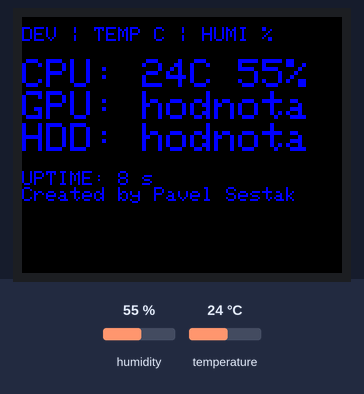
Bench run of a sketch on a simulated Arduino Uno, built with avr-gcc and run on an emulated ATmega328P. Parts: 160×128 colour display. Inputs (shaded band) come from the test bench; at power-on: humidity 55 %, temperature 24 °C. What the sketch prints to the serial monitor is not drawn.

Above: at 9.9 s.
10.0 s: humidity set to 22 %
At 14.7 s:
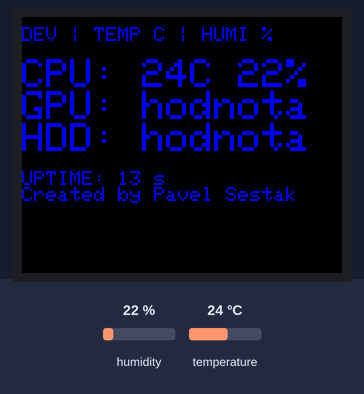
19.4 s: temperature set to 12 °C
At 25.1 s:
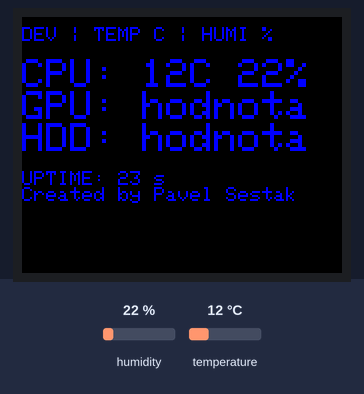
25.4 s: humidity set to 40 %
At 29.9 s:
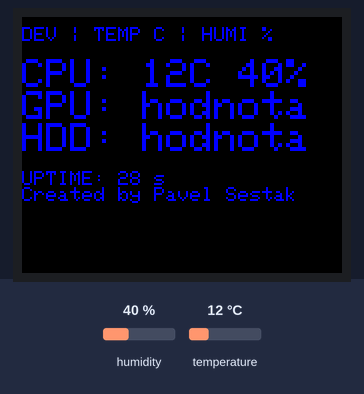
34.8 s: temperature set to 19 °C
At 40.3 s:
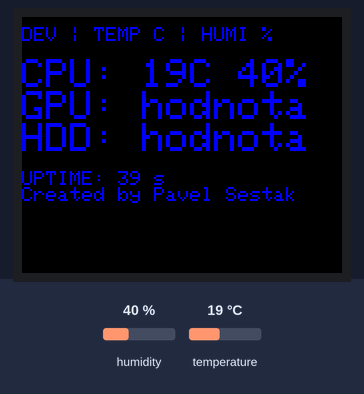
Timing chart, 0 to 41.8 s (numbered marks = the images above; inputs shaded):
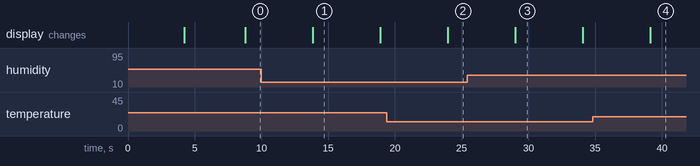

Measured:
- after the input at 19.4 s, the display: changes after 4.5 s (image 2)
- what the display in image 3 shows lasts 5.1 s, from 29.0 s to 34.1 s

The sketch:

TemperatureMonitor.ino
```cpp
/*
TODO.... add info about connectors and pins
1.8" TFT display

BLK => 3.3V
CS => D10
DC => D9
RST => D8
SDA => D11
SCL => D12
VDD => 5V
GND => GND
*/

#include <Adafruit_GFX.h>    // Core graphics library
#include <Adafruit_ST7735.h> // Hardware-specific library for ST7735
#include <Adafruit_ST7789.h> // Hardware-specific library for ST7789
#include <SPI.h>
#include <DHT.h> //Library for temperature sensor


/*DEFINE PIN FOR TFT DISPLAY*/
  #define TFT_CS         10
  #define TFT_RST        8
  #define TFT_DC         9


/*DEFINE PINS FOR DHT11*/
  #define DHTTYPE DHT11
  #define DHTPINCPU 7


 DHT dhtCPU(DHTPINCPU,DHTTYPE);
 Adafruit_ST7735 tft = Adafruit_ST7735(TFT_CS, TFT_DC, TFT_RST);

float p = 3.1415926;

void setup(void) {
  Serial.begin(9600);
  Serial.print(F("Hello! Arduino Stat meter of PC."));

  // Use this initializer if using a 1.8" TFT screen:
  tft.initR(INITR_BLACKTAB);      // Init ST7735S chip, black tab

  Serial.println(F("Initialized"));

  //Setting time
  uint16_t time = millis();
  tft.fillScreen(ST77XX_BLACK);
  time = millis() - time;

  /*
  Serial.println(time, DEC);
  delay(500);
*/

  /*INIT DHT */
  dhtCPU.begin();


  tft.setRotation(1); // rotating a display
  InitPrint();
  delay(4500);
}

void loop() {
  // tft print function!
   tftPrintHWinfo();
   delay(5000);

/*
  tft.invertDisplay(true);
  delay(500);
  tft.invertDisplay(false);
  delay(500);
*/
}

void InitPrint()
{
  tft.setTextWrap(true);
  tft.fillScreen(ST77XX_BLACK);
  tft.setCursor(0,5);

  tft.setTextColor(ST77XX_BLUE);
  tft.setTextSize(2);
  tft.println("HW INFO\nCPU\nGPU\nHDD\n");

  delay(4000);
  tft.fillScreen(ST77XX_BLACK);
  tft.setCursor(0,5);
  tft.println("Created by\nPavel Sestak\n2020");
}


void tftPrintHWinfo()
{
  tft.setTextWrap(true); //allow wrap text
  tft.fillScreen(ST77XX_BLACK); //Clear display
  tft.setCursor(0,5);
  tft.setTextSize(1.5);
  tft.println("DEV | TEMP C | HUMI %"); //set head of table
  tft.println("");

  tft.setTextSize(2);

  tft.print("CPU: ");
  //todo read cpu meter
  int hum = dhtCPU.readHumidity();
  int tem = dhtCPU.readTemperature();
  tft.print(tem);
  tft.print("C ");
  tft.print(hum);
  tft.print("%\n");


  tft.print("GPU: ");
  //todo read cpu meter
  tft.print("hodnota\n");


  tft.print("HDD: ");
  //todo read cpu meter
  tft.print("hodnota\n");


  tft.setTextSize(1.5);
  tft.println("");
  tft.print("UPTIME: ");
  tft.print(millis()/1000);
  tft.print(" s\n");
  tft.println("Created by Pavel Sestak");
}
```
